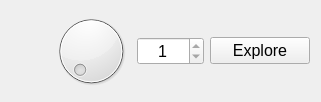
              <widget class="QWidget" name="tabExplore">
               <attribute name="title">
                <string>Explore</string>
               </attribute>
               <layout class="QGridLayout" name="gridLayout_7">
                <item row="0" column="2">
                 <widget class="QSpinBox" name="exploreLvl">
                  <property name="minimumSize">
                   <size>
                    <width>67</width>
                    <height>0</height>
                   </size>
                  </property>
                  <property name="maximumSize">
                   <size>
                    <width>67</width>
                    <height>16777215</height>
                   </size>
                  </property>
                  <property name="font">
                   <font>
                    <pointsize>12</pointsize>
                    <bold>false</bold>
                   </font>
                  </property>
                  <property name="cursor">
                   <cursorShape>PointingHandCursor</cursorShape>
                  </property>
                  <property name="alignment">
                   <set>Qt::AlignCenter</set>
                  </property>
                  <property name="minimum">
                   <number>1</number>
                  </property>
                  <property name="maximum">
                   <number>1</number>
                  </property>
                 </widget>
                </item>
                <item row="0" column="3">
                 <widget class="QPushButton" name="exploreButton">
                  <property name="minimumSize">
                   <size>
                    <width>100</width>
                    <height>0</height>
                   </size>
                  </property>
                  <property name="maximumSize">
                   <size>
                    <width>100</width>
                    <height>16777215</height>
                   </size>
                  </property>
                  <property name="baseSize">
                   <size>
                    <width>100</width>
                    <height>0</height>
                   </size>
                  </property>
                  <property name="font">
                   <font>
                    <pointsize>12</pointsize>
                    <bold>false</bold>
                   </font>
                  </property>
                  <property name="cursor">
                   <cursorShape>PointingHandCursor</cursorShape>
                  </property>
                  <property name="text">
                   <string>Explore</string>
                  </property>
                 </widget>
                </item>
                <item row="0" column="0">
                 <spacer name="horizontalSpacer_4">
                  <property name="orientation">
                   <enum>Qt::Horizontal</enum>
                  </property>
                  <property name="sizeHint" stdset="0">
                   <size>
                    <width>40</width>
                    <height>20</height>
                   </size>
                  </property>
                 </spacer>
                </item>
                <item row="0" column="1">
                 <widget class="QDial" name="exploreLvlDial">
                  <property name="minimumSize">
                   <size>
                    <width>80</width>
                    <height>80</height>
                   </size>
                  </property>
                  <property name="maximumSize">
                   <size>
                    <width>80</width>
                    <height>80</height>
                   </size>
                  </property>
                 </widget>
                </item>
               </layout>
              </widget>
